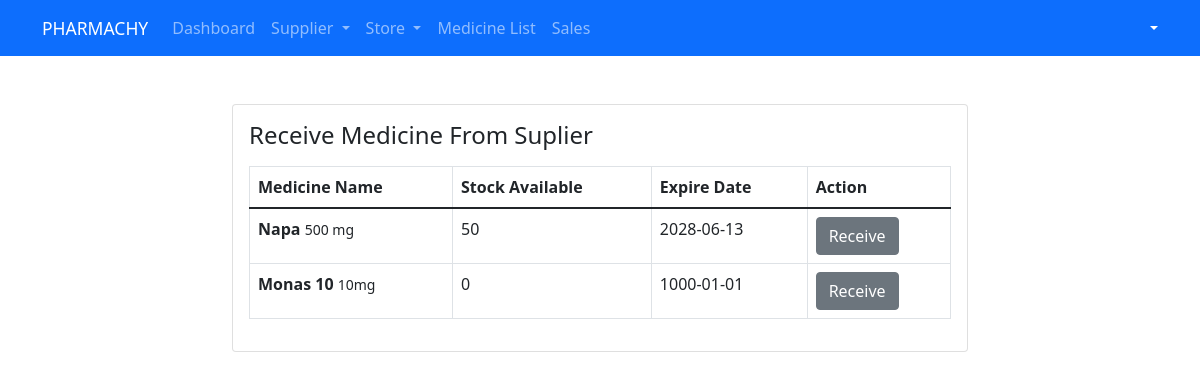
Page /receive_medicine_warehouse.php on the committed database.
### tables this page shows
CREATE TABLE `medicine_list` (
  `medicine_id` int(11) NOT NULL,
  `medicine_name` varchar(100) NOT NULL,
  `medicine_type` varchar(100) NOT NULL,
  `medicine_capacity` varchar(100) NOT NULL,
  `unit_price` double NOT NULL,
  `medicine_quantity` int(100) NOT NULL DEFAULT 0,
  `expired_date` date NOT NULL DEFAULT '1000-01-01'
);

### receive_medicine_warehouse.php (the view, shortened to what this page needs)
<?php
require_once 'include/header.php';
require_once 'include/navbar.php';
require_once 'include/database.php';
$sql = "SELECT * FROM medicine_list";
$res = mysqli_query($con,$sql);
?>
<div class="container">
    <div class="row">
        <div class="col-md-8 m-auto">
            <div class="card mt-5">
                <div class="card-body">
                    <div class="mb-3">
                        <h4>Receive Medicine From Suplier</h4>
                    </div>
                    <table class="table table-bordered">
                        <thead>
                            <th>Medicine Name</th>
                            <th>Stock Available</th>
                            <th>Expire Date</th>
                            <th>Action</th>
                        </thead>
                        <tbody>
                            <?php
                                foreach($res as $item):
                            ?>
                            <tr>
                                <td><b><?=$item['medicine_name']?></b> <Small><?=$item['medicine_capacity']?></Small></td>
                                <td><?=$item['medicine_quantity']?></td>
                                <td><?=$item['expired_date']?></td>
                                <td>
                                    <a class="btn btn-secondary" href="medicine_received_form.php?medicine_id=<?=$item['medicine_id']?>">Receive</a>
                                </td>
                            </tr>
                            <?php
                                endforeach
                            ?>
                        </tbody>
                    </table>
                </div>
            </div>
        </div>
    </div>
</div>
<?php
require_once 'include/footer.php';
?>

### rows in the picture
medicine_list: medicine_name "Napa", medicine_capacity "500 mg", medicine_quantity "50", expired_date "2028-06-13"
medicine_list: medicine_name "Monas 10", medicine_capacity "10mg", medicine_quantity "0", expired_date "1000-01-01"
